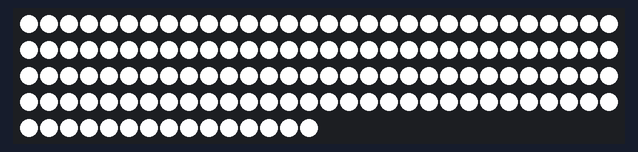
Simulated run of this program. Board: Raspberry Pi (BCM pin numbers). Parts: 135 RGB LEDs in strip order, left to right, continuing on the next row. At 0.0 s the program stops and its outputs stay as they are.

Above: at 0.1 s.

The program:

WS2182b-white.py
```python
import time

from neopixel import *


# LED strip configuration:
LED_COUNT      = 135      # Number of LED pixels.
LED_PIN        = 18      # GPIO pin connected to the pixels (18 uses PWM!).
#LED_PIN        = 10      # GPIO pin connected to the pixels (10 uses SPI /dev/spidev0.0).
LED_FREQ_HZ    = 800000  # LED signal frequency in hertz (usually 800khz)
LED_DMA        = 5       # DMA channel to use for generating signal (try 5)
LED_BRIGHTNESS = 255     # Set to 0 for darkest and 255 for brightest
LED_INVERT     = False   # True to invert the signal (when using NPN transistor level shift)
LED_CHANNEL    = 0       # set to '1' for GPIOs 13, 19, 41, 45 or 53
LED_STRIP      = ws.WS2811_STRIP_GRB   # Strip type and colour ordering

strip = Adafruit_NeoPixel(LED_COUNT, LED_PIN, LED_FREQ_HZ, LED_DMA, LED_INVERT, LED_BRIGHTNESS, LED_CHANNEL, LED_STRIP)
strip.begin()
for i in range(0,255):
    strip.setPixelColorRGB(i, 255, 255, 255)
strip.show()
```
